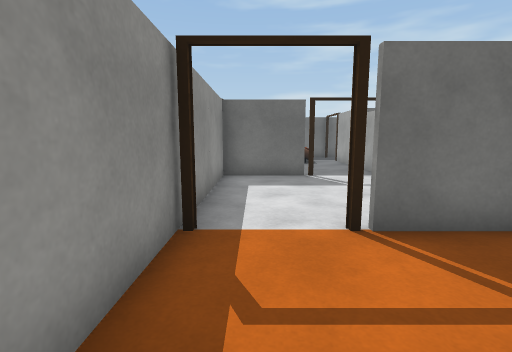
[1] (above)

22 first-person views from a walk through a 3-D level made in the Unity game engine. The camera is 1.3 m above the floor, tilts 8° down and sees 85° across. Doors are open. The floor is counted in squares, 1 m on a side. Each view is taken from the middle of a square. On the plan, view 1 faces up. The plan holds only what a view shows up to about 13 squares ahead; the rest is blank. The place goes on beyond the plan. Some surface patterns are stand-ins.

[2]
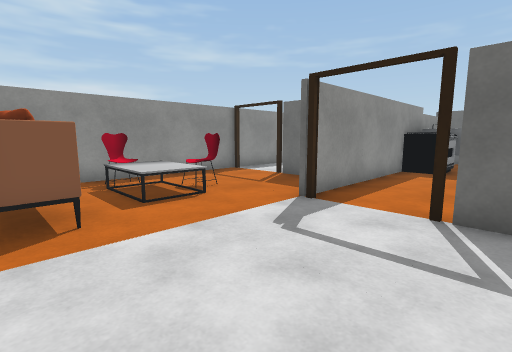

[3]
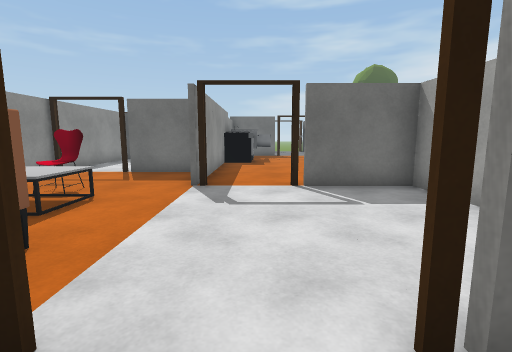

[4]
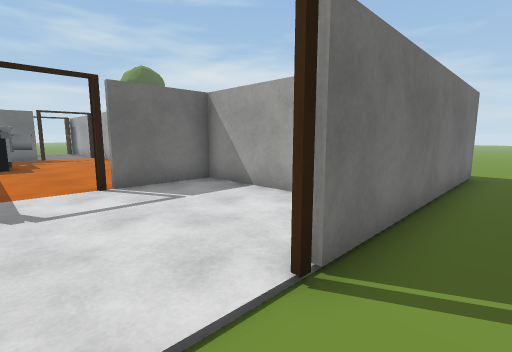

[5]
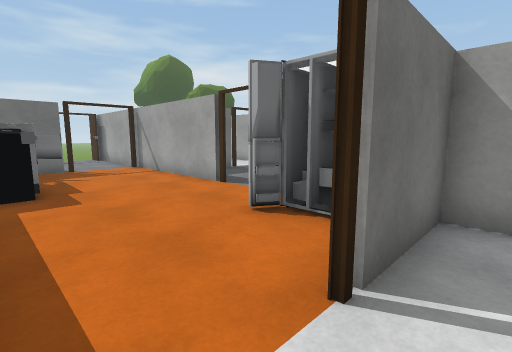

[6]
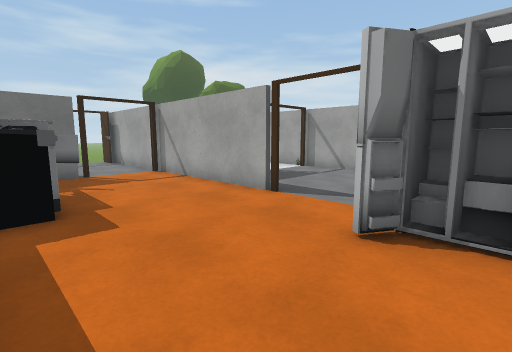

[7]
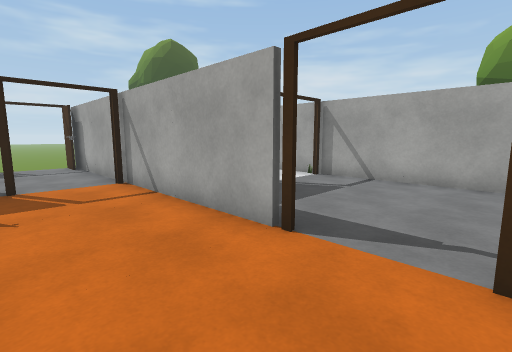

[8]
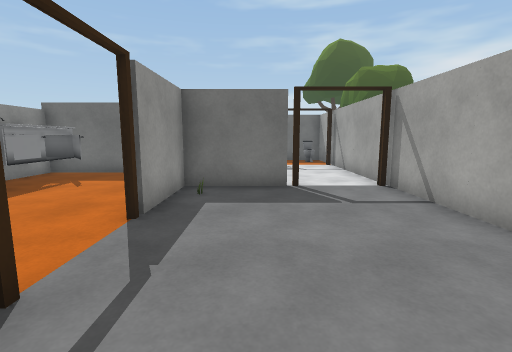

[9]
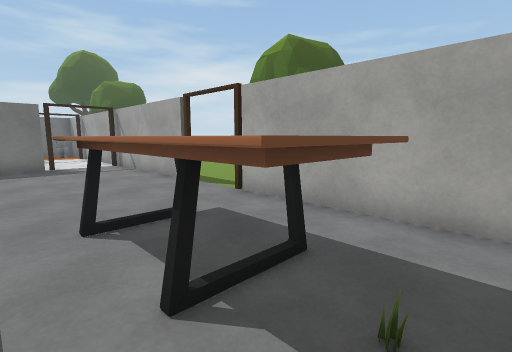

[10]
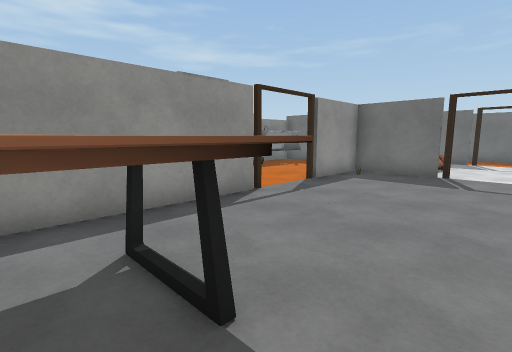

[11]
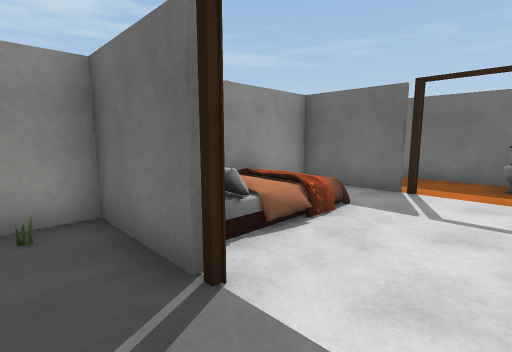

[12]
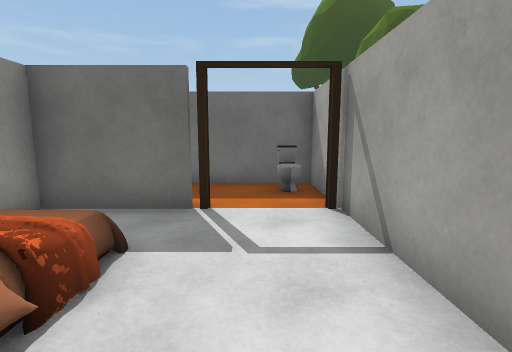

[13]
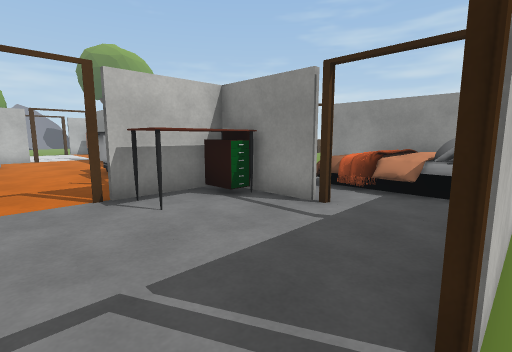

[14]
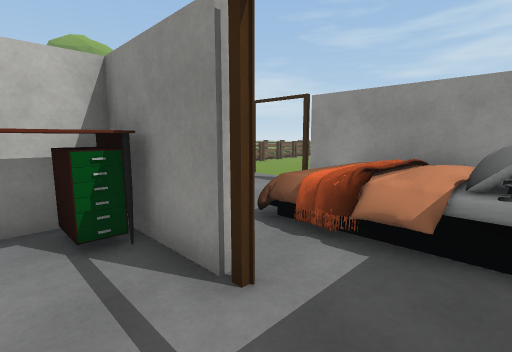

[15]
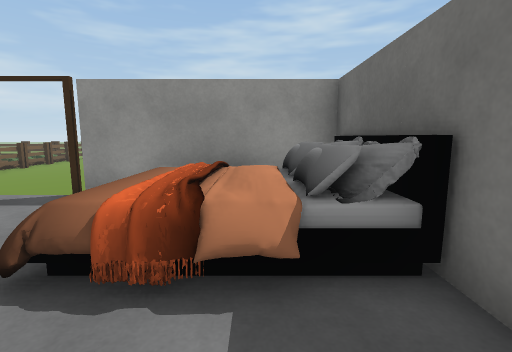

[16]
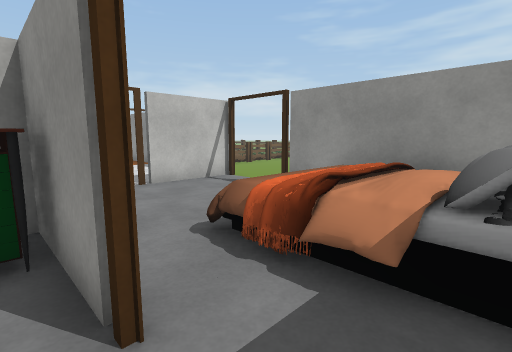

[17]
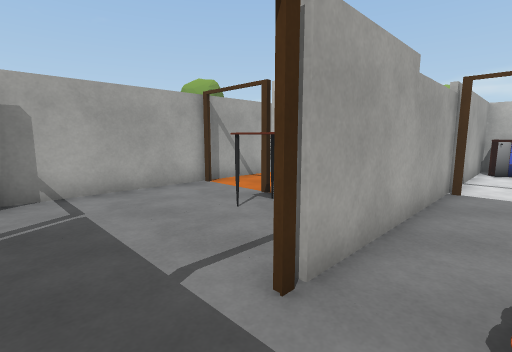

[18]
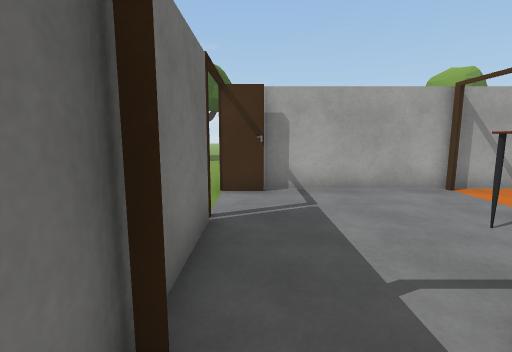

[19]
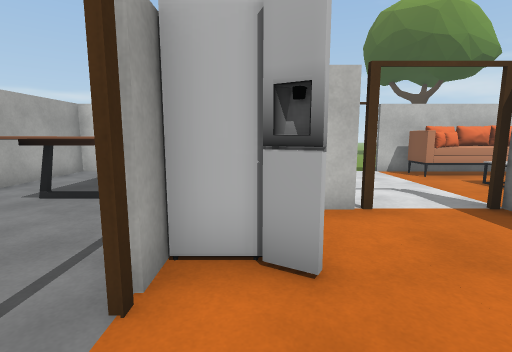

[20]
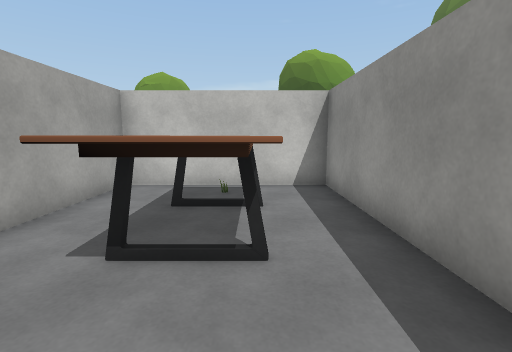

[21]
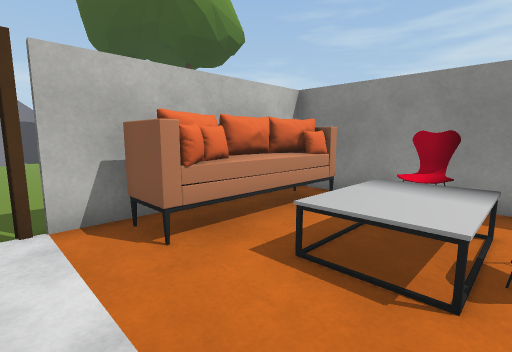

[22]
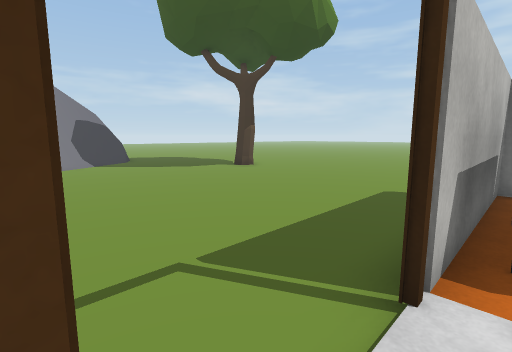

### Floor plan
Points are (right, up) in squares from view 1. A wall is a line through its corners. A room is listed if a view was taken in it or the views show most of it. See-through windows are left out.
Room 1 (views 1, 2, 5, 21, 22)
walls: (4.9, 0.9) (4.3, 0.9); (3.8, 3.7) (1.3, 3.7); (9.9, -2.2) (9.9, 0.9) (6.9, 0.9); (-1.1, 4) (-1.1, -4.5) (4.8, -4.5)
ways out: opening at (6, -5) to room 2; open door at (6, 1) to room 3; open door at (0, 4) to room 8; open door at (5, -4)
objects: other object (0, -4) to (3, -3); other object (0, -2) to (0, -1); other object (1, -2) to (3, -1); other object (1, 0) to (2, 1)
Room 2 (views 3, 4, 13)
walls: (15.6, -4.7) (6.9, -4.7); (-1.2, 9.5) (0.5, 9.5); (4.8, 17.9) (7.6, 17.9)
ways out: opening at (6, -5) to room 1; opening at (16, 2.5) to room 4; opening at (8.5, 18) to room 6; opening at (-0.5, 10.5) to room 7; open door at (-0.5, 12) to room 7
objects: other object (-9, 6); other object (-7, 6) to (-6, 6); other object (-3, -15) to (-2, -14); other object (9, -13) to (9, -12)
Room 3 (views 6, 7, 19)
walls: (9.9, 6.3) (9.9, 12); (9.9, 3) (9.9, 4.3); (7.6, 12.1) (4.5, 12.1) (4.5, 1); (6.9, 1.1) (8.3, 1.1)
ways out: open door at (6, 1) to room 1; open door at (10, 5) to room 4; open door at (8.5, 12) to room 6
objects: other object (5, 7) to (6, 9); other object (5, 10) to (7, 11); other object (8, 2) to (9, 3)
Room 4 (views 8, 9, 10, 11, 20)
walls: (15.5, 3.4) (15.5, 9.1); (10.1, 4.1) (10.1, -4.5) (15.5, -4.5) (15.5, 1.4); (13.3, 9.3) (10.1, 9.3) (10.1, 6.2)
ways out: opening at (16, 2.5) to room 2; open door at (10, 5) to room 3; open door at (14, 9) to room 5; open door at (15, 1)
objects: other object (11, 8); other object (12, -3) to (14, 1)
Room 5 (view 12)
walls: (13.2, 14.9) (10.1, 14.9) (10.1, 11.9); (15.5, 9.1) (15.5, 15)
ways out: open door at (14, 9) to room 4; open door at (14, 15) to room 9
objects: other object (11, 10) to (12, 10); other object (15, 10)
Room 6 (views 14, 15, 16)
walls: (4.5, 15.4) (4.5, 12.3) (7.6, 12.3); (7.6, 17.7) (4.1, 17.7); (9.6, 16.8) (9.6, 17.9); (9.9, 12) (9.9, 17.9)
ways out: opening at (8.5, 18) to room 2; open door at (8.5, 12) to room 3; open door at (4, 16.5) to room 7
objects: other object (5, 13) to (7, 14)
Room 7 (views 17, 18)
walls: (4.1, 17.7) (-1.1, 17.7) (-1.1, 11.9); (0.5, 9.5) (2, 9.5); (4.3, 9) (4.3, 15.4)
ways out: opening at (-0.5, 10.5) to room 2; open door at (-0.5, 12) to room 2; open door at (4, 16.5) to room 6; open door at (3, 9) to room 8
objects: other object (0, 14) to (3, 17)
Room 8 (no view inside)
walls: (3.6, 3.8) (4.3, 3.8) (4.3, 9); (2, 9.3) (-1.1, 9.3) (-1.1, 4)
ways out: open door at (0, 4) to room 1; open door at (3, 9) to room 7
objects: other object (3, 5) to (4, 5)
Room 9 (no view inside)
walls: (15.5, 15) (15.5, 17.7) (12, 17.7)
ways out: open door at (14, 15) to room 5
objects: other object (15, 16) to (15, 17)

Where each view was taken, in squares from view 1:
view 1: 0 up, 0 right, facing up
view 2: 4 down, 8 right, facing up-left
view 3: 6 down, 6 right, facing up
view 4: 6 down, 5 right, facing up-right
view 5: 0 up, 5 right, facing up-right
view 6: 2 up, 5 right, facing up-right
view 7: 4 up, 7 right, facing up-right
view 8: 2 up, 12 right, facing up
view 9: 4 down, 11 right, facing up-right
view 10: 1 down, 15 right, facing up-left
view 11: 8 up, 15 right, facing up-left
view 12: 10 up, 14 right, facing up
view 13: 18 up, 9 right, facing down-left
view 14: 17 up, 6 right, facing down-left
view 15: 16 up, 5 right, facing left
view 16: 17 up, 5 right, facing down-left
view 17: 17 up, 3 right, facing down-right
view 18: 17 up, 3 right, facing right
view 19: 6 up, 9 right, facing down
view 20: 3 up, 12 right, facing down
view 21: 0 up, 5 right, facing down-left
view 22: 4 down, 7 right, facing down-left
